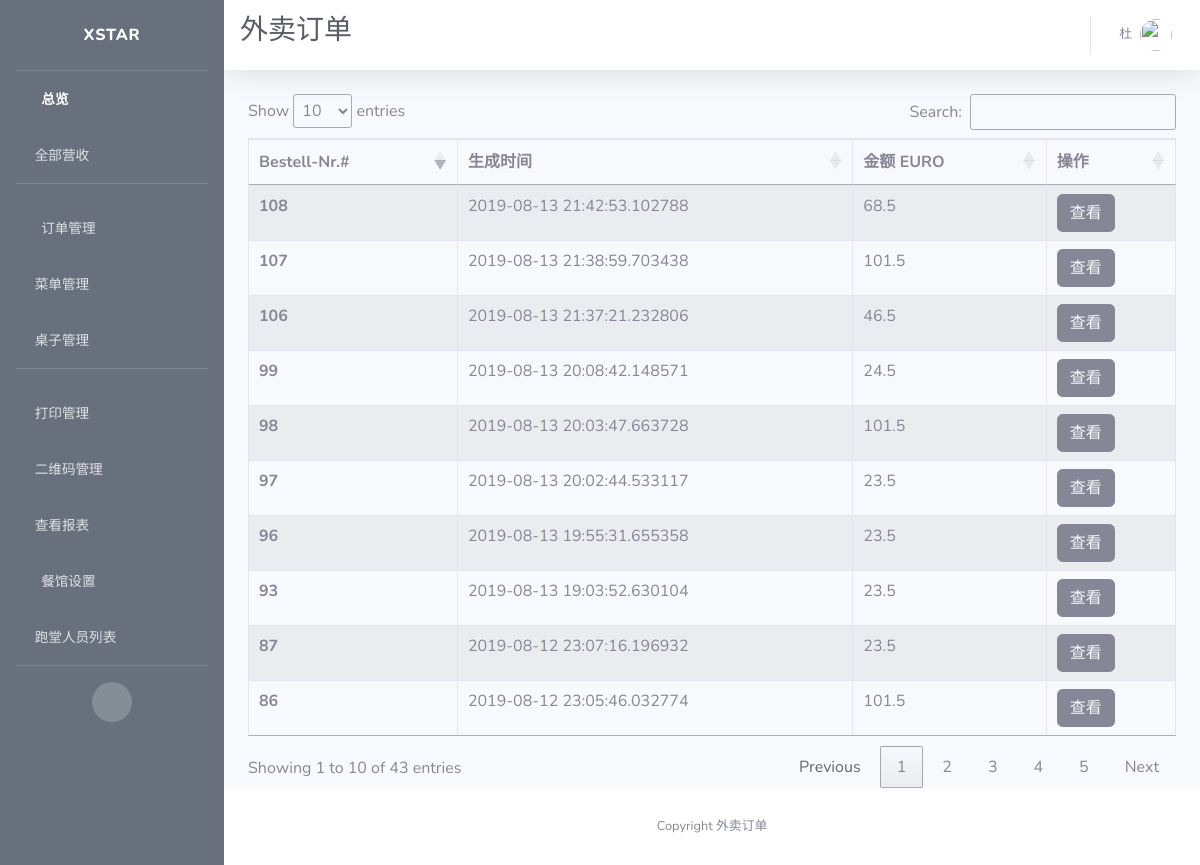
The app's page /admin/takeaway/orders/all (signed in) with its own data.
### app/models.py (models this page shows, shortened)
class User(UserMixin, db.Model):
    id = db.Column(db.Integer, primary_key=True)
    username = db.Column(db.String(64), index=True, unique=True, nullable=False)
    alias = db.Column(db.String(64))
    email = db.Column(db.String(120), unique=True)
    password_hash = db.Column(db.String(128))
    permissions = db.Column(db.Integer)
    container = db.Column(db.String(300))

class Order(db.Model):
    id = db.Column(db.Integer, primary_key=True, unique=True, index=True)
    totalPrice = db.Column(db.Float, unique=False)
    orderNumber = db.Column(db.String(200), unique=True)
    timeCreated = db.Column(db.DateTime, default=datetime.utcnow)
    isPaid = db.Column(db.Boolean, default=False)
    isReady = db.Column(db.Boolean, default=False)
    isPickedUp = db.Column(db.Boolean, default=False)
    items = db.Column(db.String(300))
    pay_via = db.Column(db.String(100))
    type = db.Column(db.String(100))
    container = db.Column(db.String(300))

### app/routes.py (the view)
@app.route("/admin/takeaway/orders/all")
@login_required
def all_out_orders():
    orders = Order.query.filter(Order.type=="Out").all()
    return render_template('all_out_orders.html', title=u'外卖订单', orders=orders)

### app/models.py (called while the page is built)
@login.user_loader
def load_user(id):
    return User.query.get(int(id))

### app/templates/all_out_orders.html (shortened to what this page needs)
{% extends 'base.html' %}
{% block css %}
<link rel="stylesheet" type="text/css" href="https://cdn.datatables.net/1.10.19/css/jquery.dataTables.css">
<link rel="stylesheet" type="text/css" href="https://cdnjs.cloudflare.com/ajax/libs/twitter-bootstrap/4.1.3/css/bootstrap.css">
<link rel="stylesheet" type="text/css" href="https://cdn.datatables.net/1.10.19/css/dataTables.bootstrap4.min.css">
{% endblock %}
{% block title %}
<h1 class="h3 mb-2 text-gray-800">{{ title }}</h1>
<br>
{% endblock %}
{% block content %}
<div class="row">
    <div class="col-sm-12">
        <table id="example" class="table table-striped table-bordered">
      <thead>
        <tr>
          <th scope="col">Bestell-Nr.#</th>
          <th scope="col">生成时间</th>
          <th scope="col">金额 EURO</th>
          <th scope="col">操作</th>
        </tr>
      </thead>
      <tbody>
      {% for order in orders %}
        <tr id={{ order.id }}>
          <th scope="row">{{ order.id }}</th>
          <td>{{ order.timeCreated }}</td>
          <td>{{ order.totalPrice }}</td>
          <td>
            <span>
              <button type="button" class="btn btn-secondary">
                <a href={{ url_for('takeaway_order_view', order_id=order.id) }} style="color: rgb(247, 249, 252)">
                  查看
                </a>
              </button>
            </span>
          </td>
        </tr>
      {% endfor %}
      </tbody>
    </table>
    </div>
</div>
{% endblock %}

### app/templates/base.html (shortened to what this page needs)
<!DOCTYPE html>
<html lang="en">
<head>
  {% block css %}
  {% endblock %}
  <link href="{{ url_for('static', filename='fontawesome-free/css/all.min.css') }}" rel="stylesheet" type="text/css">
  <link href="{{ url_for('static', filename='css/sb-admin-2.min.css')}}" rel="stylesheet">
</head>
<body id="page-top">
  <div id="wrapper">
    <ul class="navbar-nav bg-gradient-primary sidebar sidebar-dark accordion" id="accordionSidebar">
      <a class="sidebar-brand d-flex align-items-center justify-content-center" href="{{ url_for('index') }}">
        <div class="sidebar-brand-text mx-3">Xstar</div>
      </a>
      <hr class="sidebar-divider my-0">
      <li class="nav-item active">
        <a class="nav-link" href="{{url_for('index') }}">
          <i class="fas fa-fw fa-tachometer-alt"></i>
          <span>总览</span></a>
      </li>
      <li class="nav-item">
        <a class="nav-link collapsed" href="#" data-toggle="collapse" data-target="#collapseOne" aria-expanded="true" aria-controls="collapseOne">
          <i class="fas fa-money-bill-alt"></i>
          <span>全部营收</span>
        </a>
      </li>
      <hr class="sidebar-divider">
      <li class="nav-item">
        <a class="nav-link collapsed" href="#" data-toggle="collapse" data-target="#collapseTwo" aria-expanded="true" aria-controls="collapseTwo">
          <i class="fas fa-fw fa-cog"></i>
          <span>订单管理</span>
        </a>
      </li>
      <li class="nav-item">
        <a class="nav-link collapsed" href="#" data-toggle="collapse" data-target="#collapseMenu" aria-expanded="true" aria-controls="collapseTwo">
        <i class="fas fa-utensils"></i>
          <span>菜单管理</span>
        </a>
      </li>
      <li class="nav-item">
        <a class="nav-link collapsed" href="#" data-toggle="collapse" data-target="#collapseUtilities" aria-expanded="true" aria-controls="collapseUtilities">
          <i class="fas fa-chair"></i>
          <span>桌子管理</span>
        </a>
      </li>
      <hr class="sidebar-divider">
      <li class="nav-item">
        <a class="nav-link collapsed" href="#" data-toggle="collapse" data-target="#collapsePages" aria-expanded="true" aria-controls="collapsePages">
          <i class="fas fa-print"></i>
          <span>打印管理</span>
        </a>
      </li>
      <li class="nav-item">
        <a class="nav-link" href={{ url_for('qrcode_manage') }}>
          <i class="fas fa-qrcode"></i>
          <span>二维码管理</span>
        </a>
      </li>
      <li class="nav-item">
        <a class="nav-link collapsed" href="#" data-toggle="collapse" data-target="#collapseLogs" aria-expanded="true" aria-controls="collapseUtilities">
          <i class="far fa-sticky-note"></i>
          <span>查看报表</span>
        </a>
      </li>
      <li class="nav-item">
        <a class="nav-link" href="{{ url_for('set_store') }}">
          <i class="fas fa-fw fa-wrench"></i>
          <span>餐馆设置</span></a>
      </li>
      <li class="nav-item">
        <a class="nav-link" href="{{ url_for('users_manage') }}">
          <i class="fas fa-users"></i>
          <span>跑堂人员列表</span></a>
      </li>
      <hr class="sidebar-divider d-none d-md-block">
      <div class="text-center d-none d-md-inline">
        <button class="rounded-circle border-0" id="sidebarToggle"></button>
      </div>
    </ul>
    <div id="content-wrapper" class="d-flex flex-column">
      <div id="content">
        <nav class="navbar navbar-expand navbar-light bg-white topbar mb-4 static-top shadow">
          {% block title %}
          {% endblock %}
          <ul class="navbar-nav ml-auto">
            <li class="nav-item dropdown no-arrow">
              <a class="nav-link dropdown-toggle" href="#" id="userDropdown" role="button" data-toggle="dropdown" aria-haspopup="true" aria-expanded="false">
                <span class="mr-2 d-none d-lg-inline text-gray-600 small">{{ current_user.alias }}</span>
                <img class="img-profile rounded-circle" src="https://source.unsplash.com/QAB-WJcbgJk/60x60">
              </a>
            </li>
          </ul>
        </nav>
        <div class="container-fluid">
          {% block content %}{% endblock %}
        </div>
      </div>
      <footer class="sticky-footer bg-white">
        <div class="container my-auto">
          <div class="copyright text-center my-auto">
            <span>Copyright {{ title }}</span>
          </div>
        </div>
      </footer>
    </div>
  </div>
</body>
</html>

### app/templates/base.html (style rules this page uses)
.bg-gradient-primary { background-image: linear-gradient(180deg,#67707c 10%,#67707c 100%); background-size: cover; }

### records on screen
User: alias "杜"
Order: id "86", timeCreated "2019-08-12 23:05:46.032774", totalPrice "101.5"
Order: id "87", timeCreated "2019-08-12 23:07:16.196932", totalPrice "23.5"
Order: id "93", timeCreated "2019-08-13 19:03:52.630104", totalPrice "23.5"
Order: id "96", timeCreated "2019-08-13 19:55:31.655358", totalPrice "23.5"
Order: id "97", timeCreated "2019-08-13 20:02:44.533117", totalPrice "23.5"
Order: id "98", timeCreated "2019-08-13 20:03:47.663728", totalPrice "101.5"
Order: id "99", timeCreated "2019-08-13 20:08:42.148571", totalPrice "24.5"
Order: id "106", timeCreated "2019-08-13 21:37:21.232806", totalPrice "46.5"
Order: id "107", timeCreated "2019-08-13 21:38:59.703438", totalPrice "101.5"
Order: id "108", timeCreated "2019-08-13 21:42:53.102788", totalPrice "68.5"

### other values on screen
{{ title }} "外卖订单"
